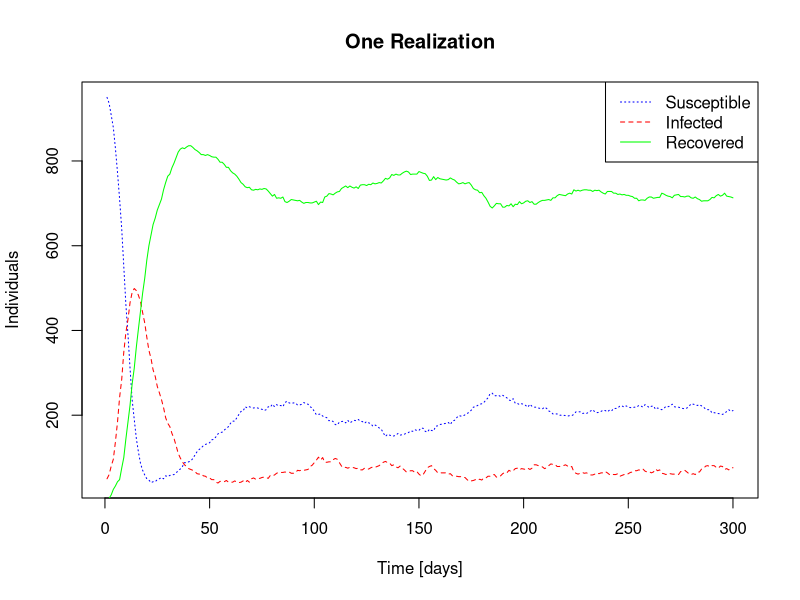
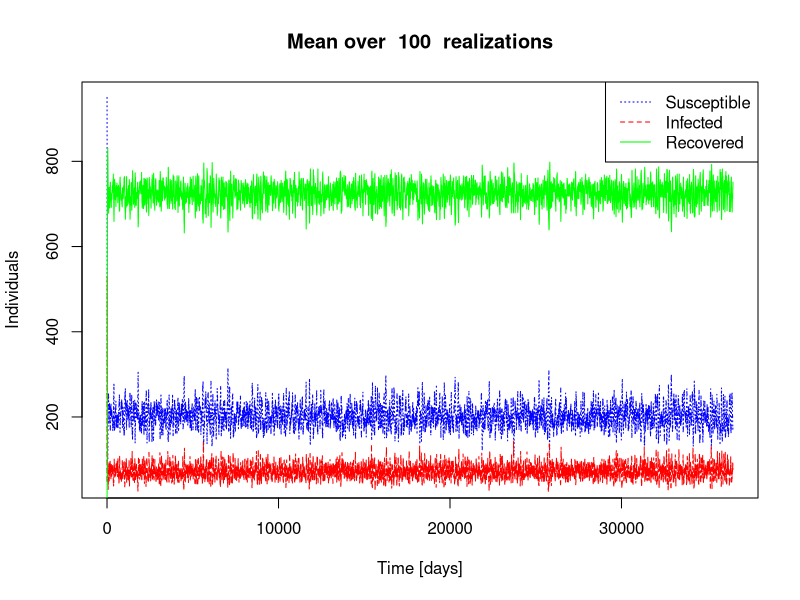
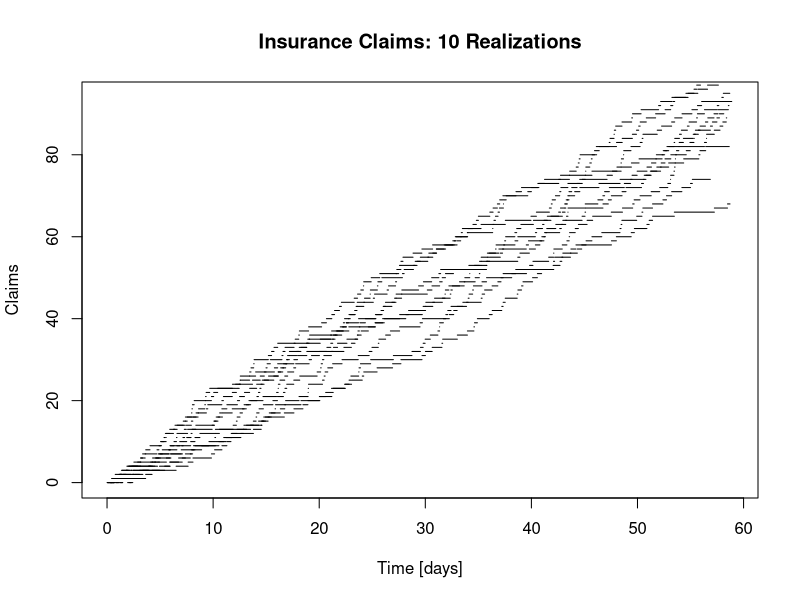

These figures' R source, in order:
# ==============================================
# PROBLEM 1d)
# ==============================================

beta <-  0.05
gamma <-  0.10
alpha  <-  0.01

P  <-  matrix(c(1-beta, beta, 0, 0, 1 - gamma, gamma, alpha, 0, 1-alpha), nrow <- 3, ncol <- 3, byrow <- TRUE)

# Return the mean over a specified number of simulations of the expected values.
simulate_expected_values <- function(P, num_sim = 1) {
  
  result <- matrix(nrow = num_sim, ncol = 3)
  
  for (j in 1:num_sim) {
    
    v1 <- 0 # Total number of "loops" in state 0.
    v2 <- 0 # Total number of "loops" in state 1.
    v3 <- 0 # Total number of transitions from 0 to 1 and 1 to 2.
    
    v1_counter <- 0 # Number of transitions from 0 to 1.
    v2_counter <- 0 # Number of transitions from 1 to 2.
    v3_counter <- 0 # Number of complete cycles.
    
    year <- 365
    state <- 0
    for (i in 1:(year*50)) {
      
      newstate <- sample.int(3, size <- 1, replace <- TRUE, prob <- P[state+1,])-1
      
      if (newstate != state) { # A new state has been transitioned to.
        if(state == 0) {
          v1_counter <- v1_counter + 1
          v1 <- v1 + 1
          v2 <- v2 + 1
          v3 <- v3 + 1
        }
        else if(state == 1) {
          v2_counter <- v2_counter + 1
          v2 <- v2 + 1
          v3 <- v3 + 1
        }
        else if(state == 2) {
          v3_counter <- v3_counter + 1
          v3 <-  v3 + 1
        }
        
      }
      else { # Transistion to the same state.
        if (state == 0) {
          v1 <- v1 + 1
          v2 <-  v2 + 1
          v3 <- v3 + 1}
        else if (state == 1) {
          v2 <- v2 + 1
          v3 <- v3 + 1}
        else if (state == 2){
          v3 <- v3 + 1
        }
      }
      
      state <- newstate
      
    }
    
    result[j,] <- c(v1/v1_counter,v2/v2_counter,v3/v3_counter)
  }
  return (c(mean(result[,1]),mean(result[,2]),mean(result[,3]))) # Return the means over the simulations.
}

# ++++++++++++++
# Run code below
# ++++++++++++++

# Find the mean of the expected values of 100 realizations of the Markov chain simulated for 50 years. 
result <- simulate_expected_values(P,100)
cat("Theoretical value 1: ", 1/beta, "\n")
cat("Simulated value 1: ", result[1], "\n")
cat("Theoretical value 2: ", 1/beta + 1/gamma, "\n")
cat("Simulated value 2: ", result[2], "\n")
cat("Theoretical value 3: ", 1/beta + 1/alpha + 1/gamma, "\n")
cat("Simulated value 3: ", result[3], "\n")


# ==============================================
# PROBLEM 1f)
# ==============================================

# Probabilities in the transition probability matrix. 
# alpha and gamma are already defined above. 
beta_n <- function(Y) {
  return (0.5 * Y[2]/N)
}

sim <- function(values, n){
  # Run simulation.
  for (t in 2:n){
    # Use a binomial to simulate. 
    old_susc <- values[1, t-1]
    old_inf <- values[2, t-1]
    old_rec <- values[3, t-1]
    
    new_inf <- rbinom(n = 1, size = old_susc, beta_n(values[, t-1]))
    new_rec <- rbinom(n = 1, size = old_inf, gamma) 
    new_susc <- rbinom(n = 1,size =  old_rec, alpha) 
    Y <- c(old_susc - new_inf + new_susc, old_inf - new_rec + new_inf, old_rec - new_susc + new_rec)
    values[, t] <- Y
  }

  # Foreshadow: For task h). 
  m <- max(values[2, ]) # Find maximum value of the infected individuals at once. 
  t <- which.max(values[2, ]) # Find index of the maximum of the infected individuals at once.
  return (list("values" = values, "m" = m, "t" = t))
}

plot_one_realization <- function(values, n, fun = sim){
  list_of_values <- fun(values, n)
  values <- list_of_values$values # Only need the values in this part of the task. 
  par_lty <- c(3,2,1)
  par_col <- c("blue", "red", "green")
  plot(1:n, values[1, ], type = "l", lty = par_lty[1], col = par_col[1], xlab="Time [days]", ylab = "Individuals", main = "One Realization")
  lines(1:n, values[2, ], type = "l", lty = par_lty[2], col = par_col[2])
  lines(1:n, values[3, ], type = "l", lty = par_lty[3], col = par_col[3])
  legend("topright", legend= c("Susceptible", "Infected", "Recovered"), lty = par_lty, col = par_col)
}

# ++++++++++++++
# Run code below
# ++++++++++++++

# Initial distribution over the categories.
Y0 <- c(950,50,0)
N <- sum(Y0) # Number of individuals. 

n <- 300 # Time steps.

# Preallocate matrix for simulated values.
values <- matrix(data=NA,nrow=3,ncol=n)  
values[, 1] <- Y0

# Plot figure showing one realization. 
plot_one_realization(values, n, sim)

# ==============================================
# PROBLEM 1g)
# ==============================================

take.mean <- function(values, amount, n, fun = sim){
  # Take mean of 'amount' number of simulations. 
  average_susc <- c(length = amount)
  average_inf <- c(length = amount)
  average_rec <- c(length = amount)
  
  for (i in 1:amount){
    # Take an average. 
    list_of_values <- sim(values, n)
    val <- list_of_values$values # Only need the values in this part of the task. 
    susc <- val[1, ncol(val)]/N
    inf <- val[2, ncol(val)]/N
    rec <- val[3, ncol(val)]/N
    average_susc[i] <- susc
    average_inf[i] <- inf
    average_rec[i] <- rec
  }
  return (list("val" = val, "avg1" = mean(average_susc), "avg2" = mean(average_inf), "avg3" = mean(average_rec)))
}

plot_one_hundred_years <- function(val){
  # Parameters for color and linetypes in plot. 
  par_lty <- c(3,2,1)
  par_col <- c("blue", "red", "green")
  # Plot the lines. 
  plot(1:n, val[1, ], type = "l", lty = par_lty[1], col = par_col[1], xlab="Time [days]", 
      ylab = "Individuals", main = capture.output(cat("Mean over ", amount, " realizations")))
  lines(1:n, val[2, ], type = "l", lty = par_lty[2], col = par_col[2])
  lines(1:n, val[3, ], type = "l", lty = par_lty[3], col = par_col[3])
  legend("topright", legend= c("Susceptible", "Infected", "Recovered"), lty = par_lty, col = par_col)
}

# ++++++++++++++
# Run code below
# ++++++++++++++

n <- 36500 # Time steps. 100 years. 

# Preallocate matrix for simulated values.
values <- matrix(data=NA,nrow=3,ncol=n)  
values[, 1] <- Y0

amount <- 100 # Number of simulations to take mean over. 
avg_prop <- take.mean(values, amount, n, sim)
val <- avg_prop$val # Values to plot. 

plot_one_hundred_years(val)

# Print simulated values. 
print("Mean Proportions:", quote=FALSE)
cat("Susceptible ", avg_prop$avg1, "\n")
cat("Infected ", avg_prop$avg2, "\n")
cat("Recovered ", avg_prop$avg3, "\n")


# ==============================================
# PROBLEM 1h)
# ==============================================

# Find the expected values in question.  
find.expected.values <- function(values, amount, n, fun = sim){
  maximums <- c()
  argmax <- c()
  for (i in 1:amount){
    vec <- sim(values, n)
    val <- vec$values
    
    # Using the maximum and argmax from sim() here. 
    m <- vec$m
    t <- vec$t
    maximums[i] <- m
    argmax[i] <- t
  }

  return (list("exp1" = mean(maximums), "exp2" = mean(argmax)))
}

# ++++++++++++++
# Run code below
# ++++++++++++++

n <- 300 # Time steps.

# Preallocate matrix for simulated values.
values <- matrix(data=NA,nrow=3,ncol=n)  
values[, 1] <- Y0

means <- find.expected.values(values, N, n, sim)
cat("Expected value of max of I's ", means$exp1, "\n")
cat("Expected time at which the number of infected individuals first takes its highest values ", means$exp2, "\n")

# ==============================================
# PROBLEM 2a)
# ==============================================

# Simulate the Poisson process for a given number of simulations.
simulate_pois <- function(lambda, t_start,t_end, plot, numSim = 1) {
  result <- rep(NA,numSim)
  for (i in 1:numSim) {
    n <-  rpois(1,lambda = lambda*(t_end - t_start))
    result[i] <-  n
    v_vec <-  runif(n,t_start,t_end)
    w_vec <-  sort(v_vec)
    x_vec <- seq(from = 0, to = n, by = 1)
    
    if(plot && i == 1) {
      
      plot(NULL, NULL, xlim = c(t_start, t_end), ylim = c(0, n), xlab = "Time [days]", lwd = 2, ylab = "Claims", main = "Insurance Claims: 10 Realizations", cex = 2)
      for(i in 1:n) {
        lines(w_vec[i:(i+1)], rep(x_vec[i],2), lwd = 1)
      }
    }
    else if(plot) {
      for(i in 1:n) {
        lines(w_vec[i:(i+1)], rep(x_vec[i],2), lwd = 1)
      }
    }
  }
  return (result)
}

# ++++++++++++++
# Run code below
# ++++++++++++++

lambda <- 1.5 # Poisson rate parameter. 

# Estimate the probability in question.
res <- simulate_pois(lambda,0,59,plot = FALSE, numSim = 1000)
num <- sum(res > 100)/length(res)
cat("Probability: ", num, "\n")

# Plot.
simulate_pois(lambda,0,59,plot = TRUE, numSim = 10)

# ==============================================
# PROBLEM 2B
# ==============================================

# Takes a list of Poisson distributed values (claims) and returns the size of the claims summed together
calculate.claims <- function(claims) {
  result = rep(0,length(claims))
  for (i in 1:length(claims)) {
    for (j in 1:claims[i]) {
      c <-  rexp(1,rate = 10)
      result[i] <- result[i] + c
    }
  }
  return(result)
}

# ++++++++++++++
# Run code below
# ++++++++++++++

claims <- simulate_pois(lambda,0,59,plot = FALSE, numSim = 1000*10)
res <- calculate.claims(claims)

cat("Expected total claim amount: ", mean(res), "\n")
cat("Variance of the total claim amount: ", var(res))
